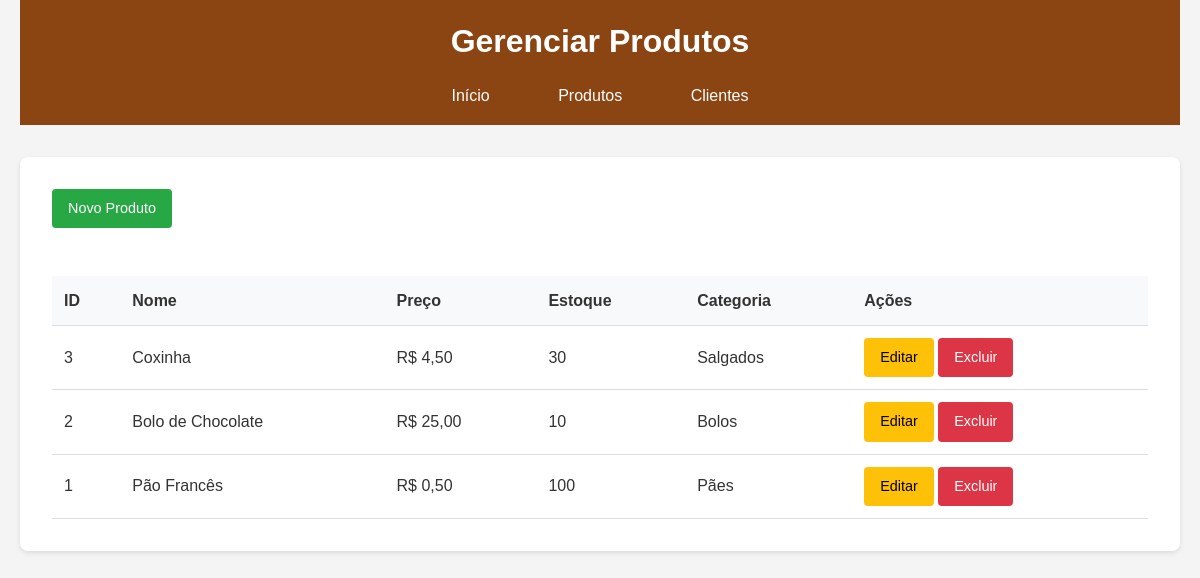
/produtos.php, run on the app's committed database.
### tables this page shows
CREATE TABLE produtos (
    id_produto INT AUTO_INCREMENT PRIMARY KEY,
    nome VARCHAR(100) NOT NULL,
    descricao TEXT,
    preco DECIMAL(10,2) NOT NULL,
    quantidade_estoque INT NOT NULL,
    id_categoria INT,
    id_usuario INT NOT NULL,
    FOREIGN KEY (id_categoria) REFERENCES categorias(id_categoria),
    FOREIGN KEY (id_usuario) REFERENCES usuarios(id_usuario)
);

CREATE TABLE categorias (
    id_categoria INT AUTO_INCREMENT PRIMARY KEY,
    nome VARCHAR(100) NOT NULL,
    descricao TEXT
);

### produtos.php (the view, shortened to what this page needs)
<?php
$database = new Database();
$db = $database->getConnection();
$query = "SELECT p.*, c.nome as categoria_nome
          FROM produtos p
          LEFT JOIN categorias c ON p.id_categoria = c.id_categoria
          ORDER BY p.id_produto DESC";
$stmt = $db->prepare($query);
$stmt->execute();
?>
<!DOCTYPE html>
<html lang="pt-br">
<head>
    <link rel="stylesheet" href="css/style.css">
</head>
<body>
    <div class="container">
        <header>
            <h1>Gerenciar Produtos</h1>
            <nav>
                <a href="index.php">Início</a>
                <a href="produtos.php">Produtos</a>
                <a href="clientes.php">Clientes</a>
            </nav>
        </header>
        <main>
            <div class="actions">
                <a href="create_produto.php" class="btn btn-primary">Novo Produto</a>
            </div>
            <div class="table-container">
                <table>
                    <thead>
                        <tr>
                            <th>ID</th>
                            <th>Nome</th>
                            <th>Preço</th>
                            <th>Estoque</th>
                            <th>Categoria</th>
                            <th>Ações</th>
                        </tr>
                    </thead>
                    <tbody>
                        <?php while ($row = $stmt->fetch(PDO::FETCH_ASSOC)): ?>
                        <tr>
                            <td><?php echo $row['id_produto']; ?></td>
                            <td><?php echo htmlspecialchars($row['nome']); ?></td>
                            <td>R$ <?php echo number_format($row['preco'], 2, ',', '.'); ?></td>
                            <td><?php echo $row['quantidade_estoque']; ?></td>
                            <td><?php echo $row['categoria_nome'] ?: 'Sem categoria'; ?></td>
                            <td class="actions">
                                <a href="update_produto.php?id=<?php echo $row['id_produto']; ?>" class="btn btn-edit">Editar</a>
                                <a href="delete_produto.php?id=<?php echo $row['id_produto']; ?>" class="btn btn-delete" onclick="return confirm('Tem certeza?')">Excluir</a>
                            </td>
                        </tr>
                        <?php endwhile; ?>
                    </tbody>
                </table>
            </div>
        </main>
    </div>
</body>
</html>

### style.css (style rules this page uses)
* { margin: 0; padding: 0; box-sizing: border-box; }
body { font-family: 'Arial', sans-serif; line-height: 1.6; color: #333; background-color: #f4f4f4; }
.container { max-width: 1200px; margin: 0 auto; padding: 0 20px; }
header { background: #8B4513; color: white; padding: 1rem 0; margin-bottom: 2rem; }
header h1 { text-align: center; margin-bottom: 1rem; }
nav { text-align: center; }
nav a { color: white; text-decoration: none; margin: 0 1rem; padding: 0.5rem 1rem; border-radius: 4px; transition: background 0.3s; }
main { background: white; padding: 2rem; border-radius: 8px; box-shadow: 0 2px 5px rgba(0,0,0,0.1); }
.actions { margin-bottom: 2rem; }
.btn { display: inline-block; padding: 0.5rem 1rem; text-decoration: none; border-radius: 4px; border: none; cursor: pointer; font-size: 0.9rem; transition: background 0.3s; }
.btn-primary { background: #28a745; color: white; }
.btn-edit { background: #ffc107; color: black; }
.btn-delete { background: #dc3545; color: white; }
.table-container { overflow-x: auto; }
table { width: 100%; border-collapse: collapse; margin-top: 1rem; }
table th, table td { padding: 0.75rem; text-align: left; border-bottom: 1px solid #ddd; }
table th { background: #f8f9fa; font-weight: bold; }

### data on the page
produtos: id_produto "3", nome "Coxinha", preco "4,50", quantidade_estoque "30", id_categoria.nome "Salgados"
produtos: id_produto "2", nome "Bolo de Chocolate", preco "25,00", quantidade_estoque "10", id_categoria.nome "Bolos"
produtos: id_produto "1", nome "Pão Francês", preco "0,50", quantidade_estoque "100", id_categoria.nome "Pães"
